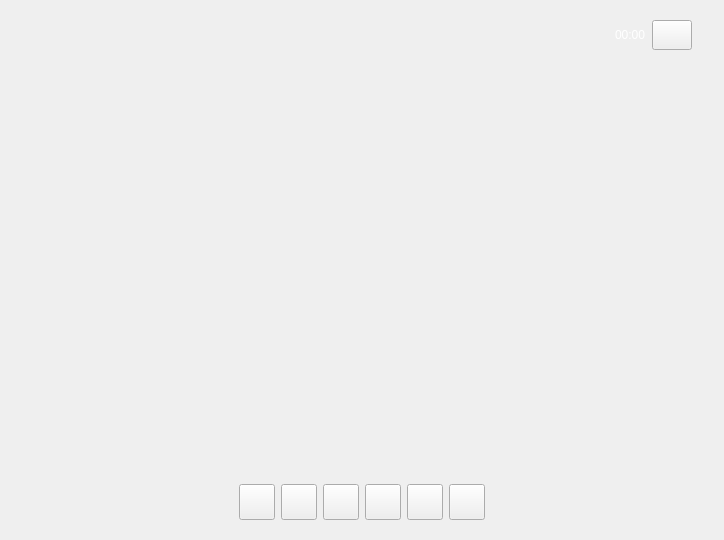
<?xml version="1.0" encoding="UTF-8"?>
<ui version="4.0">
 <class>VideoOverlay</class>
 <widget class="QWidget" name="VideoOverlay">
  <property name="geometry">
   <rect>
    <x>0</x>
    <y>0</y>
    <width>724</width>
    <height>540</height>
   </rect>
  </property>
  <property name="sizePolicy">
   <sizepolicy hsizetype="MinimumExpanding" vsizetype="MinimumExpanding">
    <horstretch>0</horstretch>
    <verstretch>0</verstretch>
   </sizepolicy>
  </property>
  <property name="acceptDrops">
   <bool>false</bool>
  </property>
  <property name="windowTitle">
   <string/>
  </property>
  <layout class="QGridLayout" name="gridLayout" rowstretch="0,1,0" columnstretch="0,0,2,0,0">
   <item row="2" column="0" colspan="5">
    <widget class="QWidget" name="bottomButtons" native="true">
     <layout class="QHBoxLayout" name="horizontalLayout_3">
      <item>
       <spacer name="horizontalSpacer">
        <property name="orientation">
         <enum>Qt::Horizontal</enum>
        </property>
        <property name="sizeHint" stdset="0">
         <size>
          <width>40</width>
          <height>20</height>
         </size>
        </property>
       </spacer>
      </item>
      <item>
       <widget class="QPushButton" name="hangupButton">
        <property name="minimumSize">
         <size>
          <width>36</width>
          <height>36</height>
         </size>
        </property>
        <property name="maximumSize">
         <size>
          <width>36</width>
          <height>36</height>
         </size>
        </property>
        <property name="toolTip">
         <string>Hangup</string>
        </property>
        <property name="text">
         <string/>
        </property>
        <property name="icon">
         <iconset resource="ressources.qrc">
          <normaloff>:/images/icons/ic_close_white_24dp.png</normaloff>:/images/icons/ic_close_white_24dp.png</iconset>
        </property>
        <property name="iconSize">
         <size>
          <width>24</width>
          <height>24</height>
         </size>
        </property>
       </widget>
      </item>
      <item>
       <widget class="QPushButton" name="holdButton">
        <property name="minimumSize">
         <size>
          <width>36</width>
          <height>36</height>
         </size>
        </property>
        <property name="maximumSize">
         <size>
          <width>36</width>
          <height>36</height>
         </size>
        </property>
        <property name="toolTip">
         <string>Hold / Unhold</string>
        </property>
        <property name="text">
         <string/>
        </property>
        <property name="icon">
         <iconset resource="ressources.qrc">
          <normaloff>:/images/icons/ic_pause_white_24dp.png</normaloff>:/images/icons/ic_pause_white_24dp.png</iconset>
        </property>
        <property name="iconSize">
         <size>
          <width>24</width>
          <height>24</height>
         </size>
        </property>
        <property name="checkable">
         <bool>true</bool>
        </property>
       </widget>
      </item>
      <item>
       <widget class="QPushButton" name="chatButton">
        <property name="minimumSize">
         <size>
          <width>36</width>
          <height>36</height>
         </size>
        </property>
        <property name="maximumSize">
         <size>
          <width>36</width>
          <height>36</height>
         </size>
        </property>
        <property name="toolTip">
         <string>Chat</string>
        </property>
        <property name="text">
         <string/>
        </property>
        <property name="icon">
         <iconset resource="ressources.qrc">
          <normaloff>:/images/icons/ic_chat_white_24dp.png</normaloff>:/images/icons/ic_chat_white_24dp.png</iconset>
        </property>
        <property name="iconSize">
         <size>
          <width>24</width>
          <height>24</height>
         </size>
        </property>
       </widget>
      </item>
      <item>
       <widget class="QPushButton" name="noMicButton">
        <property name="sizePolicy">
         <sizepolicy hsizetype="Minimum" vsizetype="Minimum">
          <horstretch>0</horstretch>
          <verstretch>0</verstretch>
         </sizepolicy>
        </property>
        <property name="minimumSize">
         <size>
          <width>36</width>
          <height>36</height>
         </size>
        </property>
        <property name="maximumSize">
         <size>
          <width>36</width>
          <height>36</height>
         </size>
        </property>
        <property name="toolTip">
         <string>Mute Mic</string>
        </property>
        <property name="text">
         <string/>
        </property>
        <property name="icon">
         <iconset resource="ressources.qrc">
          <normaloff>:/images/icons/ic_mic_off_white_24dp.png</normaloff>:/images/icons/ic_mic_off_white_24dp.png</iconset>
        </property>
        <property name="iconSize">
         <size>
          <width>24</width>
          <height>24</height>
         </size>
        </property>
        <property name="checkable">
         <bool>true</bool>
        </property>
       </widget>
      </item>
      <item>
       <widget class="QPushButton" name="noVideoButton">
        <property name="sizePolicy">
         <sizepolicy hsizetype="Minimum" vsizetype="Minimum">
          <horstretch>0</horstretch>
          <verstretch>0</verstretch>
         </sizepolicy>
        </property>
        <property name="minimumSize">
         <size>
          <width>36</width>
          <height>36</height>
         </size>
        </property>
        <property name="maximumSize">
         <size>
          <width>36</width>
          <height>36</height>
         </size>
        </property>
        <property name="toolTip">
         <string>Mute Video</string>
        </property>
        <property name="text">
         <string/>
        </property>
        <property name="icon">
         <iconset resource="ressources.qrc">
          <normaloff>:/images/icons/ic_videocam_off_white_24dp.png</normaloff>:/images/icons/ic_videocam_off_white_24dp.png</iconset>
        </property>
        <property name="iconSize">
         <size>
          <width>24</width>
          <height>24</height>
         </size>
        </property>
        <property name="checkable">
         <bool>true</bool>
        </property>
       </widget>
      </item>
      <item>
       <widget class="QPushButton" name="recButton">
        <property name="sizePolicy">
         <sizepolicy hsizetype="Fixed" vsizetype="Fixed">
          <horstretch>0</horstretch>
          <verstretch>0</verstretch>
         </sizepolicy>
        </property>
        <property name="minimumSize">
         <size>
          <width>36</width>
          <height>36</height>
         </size>
        </property>
        <property name="maximumSize">
         <size>
          <width>36</width>
          <height>36</height>
         </size>
        </property>
        <property name="toolTip">
         <string>Record call</string>
        </property>
        <property name="text">
         <string/>
        </property>
        <property name="icon">
         <iconset resource="ressources.qrc">
          <normaloff>:/images/icons/ic_voicemail_white_24dp_2x.png</normaloff>:/images/icons/ic_voicemail_white_24dp_2x.png</iconset>
        </property>
        <property name="iconSize">
         <size>
          <width>24</width>
          <height>24</height>
         </size>
        </property>
       </widget>
      </item>
      <item>
       <spacer name="horizontalSpacer_2">
        <property name="orientation">
         <enum>Qt::Horizontal</enum>
        </property>
        <property name="sizeHint" stdset="0">
         <size>
          <width>40</width>
          <height>20</height>
         </size>
        </property>
       </spacer>
      </item>
     </layout>
    </widget>
   </item>
   <item row="0" column="2">
    <widget class="QWidget" name="topInfoBar" native="true">
     <layout class="QHBoxLayout" name="horizontalLayout_7">
      <item>
       <widget class="QLabel" name="nameLabel">
        <property name="palette">
         <palette>
          <active>
           <colorrole role="WindowText">
            <brush brushstyle="SolidPattern">
             <color alpha="255">
              <red>255</red>
              <green>255</green>
              <blue>255</blue>
             </color>
            </brush>
           </colorrole>
          </active>
          <inactive>
           <colorrole role="WindowText">
            <brush brushstyle="SolidPattern">
             <color alpha="255">
              <red>255</red>
              <green>255</green>
              <blue>255</blue>
             </color>
            </brush>
           </colorrole>
          </inactive>
          <disabled>
           <colorrole role="WindowText">
            <brush brushstyle="SolidPattern">
             <color alpha="255">
              <red>143</red>
              <green>146</green>
              <blue>147</blue>
             </color>
            </brush>
           </colorrole>
          </disabled>
         </palette>
        </property>
        <property name="toolTip">
         <string>Name label</string>
        </property>
        <property name="text">
         <string/>
        </property>
       </widget>
      </item>
      <item>
       <spacer name="horizontalSpacer_3">
        <property name="orientation">
         <enum>Qt::Horizontal</enum>
        </property>
        <property name="sizeHint" stdset="0">
         <size>
          <width>40</width>
          <height>20</height>
         </size>
        </property>
       </spacer>
      </item>
      <item>
       <widget class="QLabel" name="timerLabel">
        <property name="palette">
         <palette>
          <active>
           <colorrole role="WindowText">
            <brush brushstyle="SolidPattern">
             <color alpha="255">
              <red>255</red>
              <green>255</green>
              <blue>255</blue>
             </color>
            </brush>
           </colorrole>
          </active>
          <inactive>
           <colorrole role="WindowText">
            <brush brushstyle="SolidPattern">
             <color alpha="255">
              <red>255</red>
              <green>255</green>
              <blue>255</blue>
             </color>
            </brush>
           </colorrole>
          </inactive>
          <disabled>
           <colorrole role="WindowText">
            <brush brushstyle="SolidPattern">
             <color alpha="255">
              <red>143</red>
              <green>146</green>
              <blue>147</blue>
             </color>
            </brush>
           </colorrole>
          </disabled>
         </palette>
        </property>
        <property name="toolTip">
         <string>Time elapsed</string>
        </property>
        <property name="text">
         <string>00:00</string>
        </property>
       </widget>
      </item>
      <item>
       <widget class="QPushButton" name="videoCfgBtn">
        <property name="minimumSize">
         <size>
          <width>30</width>
          <height>30</height>
         </size>
        </property>
        <property name="toolTip">
         <string>Configuration</string>
        </property>
        <property name="text">
         <string/>
        </property>
        <property name="icon">
         <iconset resource="ressources.qrc">
          <normaloff>:/images/icons/ic_settings_white_48dp_2x.png</normaloff>:/images/icons/ic_settings_white_48dp_2x.png</iconset>
        </property>
       </widget>
      </item>
     </layout>
    </widget>
   </item>
   <item row="1" column="0" colspan="5">
    <layout class="QHBoxLayout" name="horizontalLayout_5">
     <property name="spacing">
      <number>7</number>
     </property>
     <item alignment="Qt::AlignHCenter|Qt::AlignVCenter">
      <widget class="QLabel" name="onHoldLabel">
       <property name="minimumSize">
        <size>
         <width>100</width>
         <height>100</height>
        </size>
       </property>
       <property name="font">
        <font>
         <stylestrategy>PreferAntialias</stylestrategy>
        </font>
       </property>
       <property name="toolTip">
        <string>Call on Hold</string>
       </property>
       <property name="autoFillBackground">
        <bool>false</bool>
       </property>
       <property name="text">
        <string notr="true"/>
       </property>
       <property name="pixmap">
        <pixmap resource="ressources.qrc">:/images/icons/ic_pause_white_100px.png</pixmap>
       </property>
      </widget>
     </item>
    </layout>
   </item>
  </layout>
 </widget>
 <resources>
  <include location="ressources.qrc"/>
 </resources>
 <connections/>
</ui>
